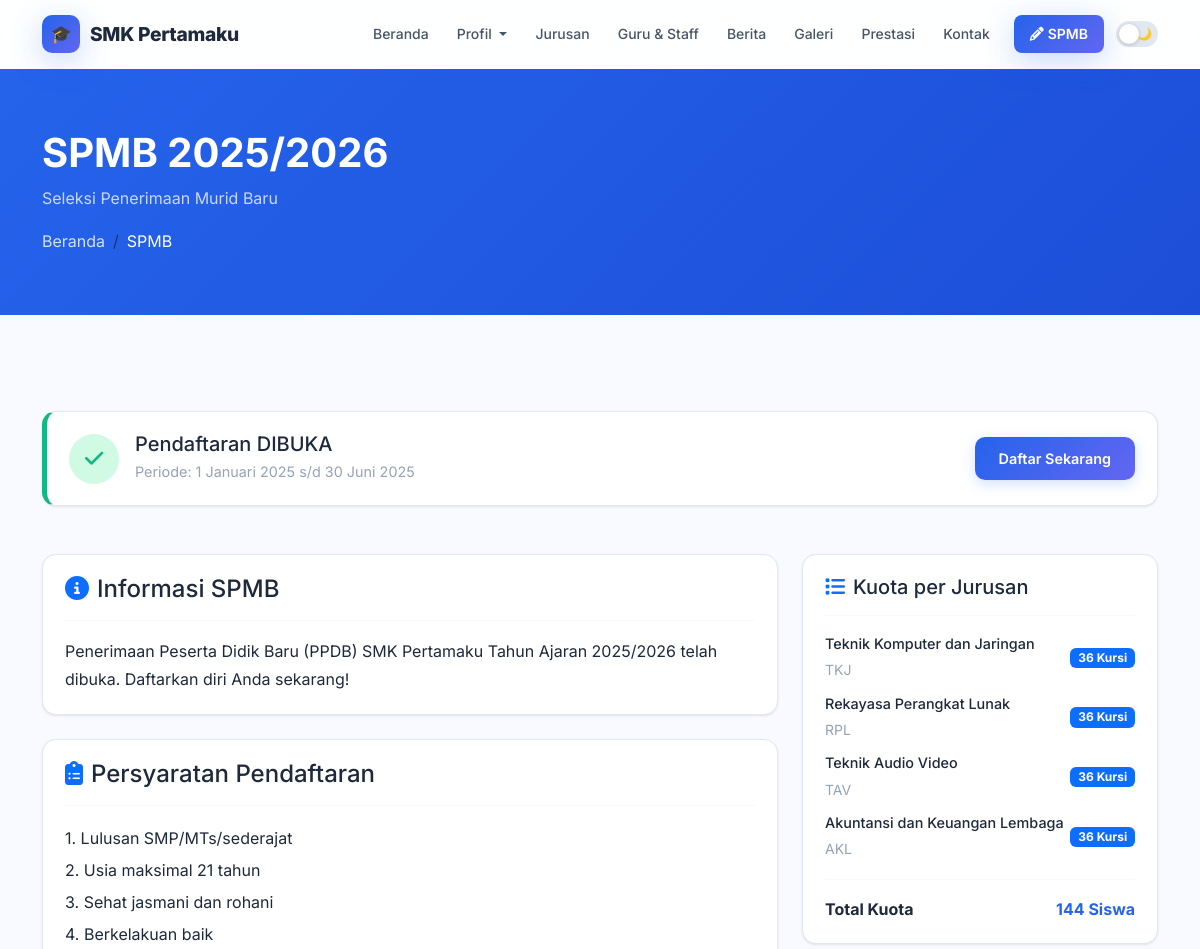
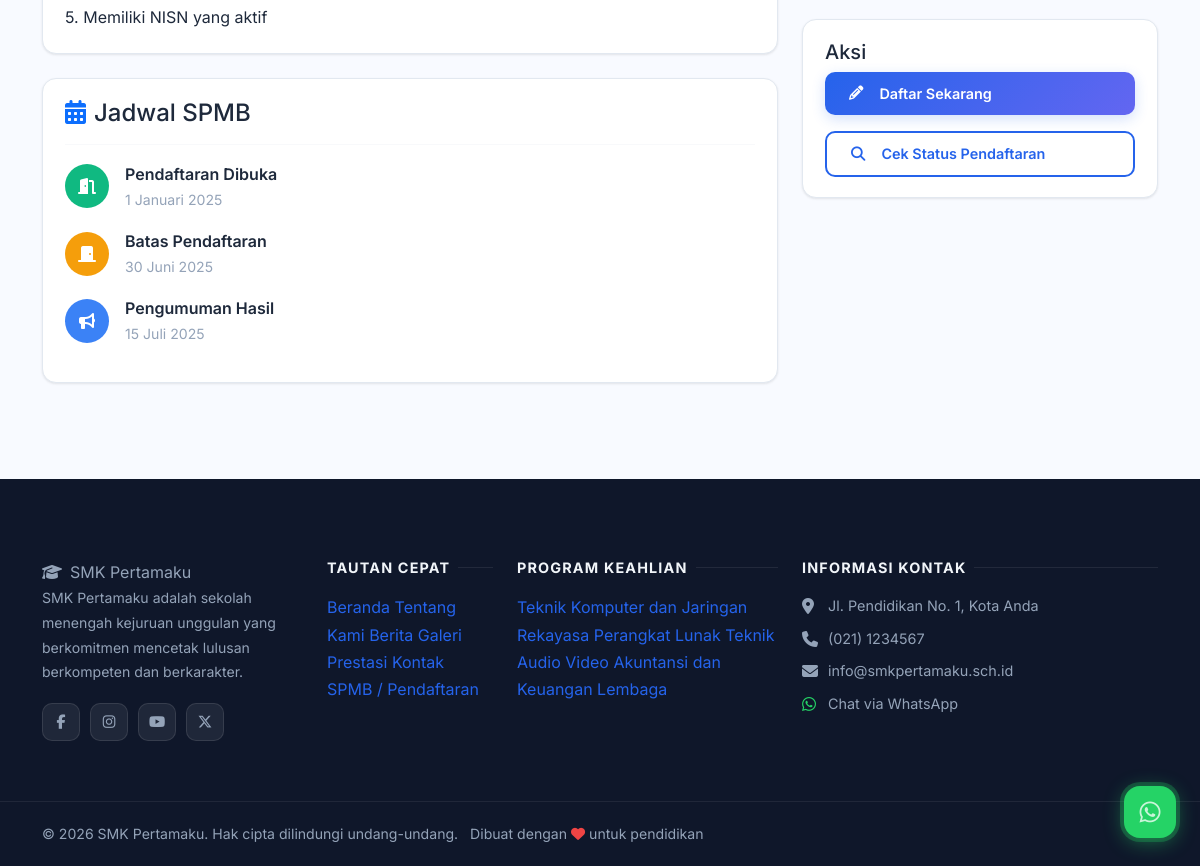
Page /spmb on the committed database (2 pictures, top to bottom).
### tables this page shows
CREATE TABLE IF NOT EXISTS `spmb_settings` (
  `id` INT AUTO_INCREMENT PRIMARY KEY,
  `academic_year` VARCHAR(20) NOT NULL,
  `open_date` DATE NOT NULL,
  `close_date` DATE NOT NULL,
  `announcement_date` DATE DEFAULT NULL,
  `quota_total` INT DEFAULT 144,
  `is_active` TINYINT(1) DEFAULT 1,
  `info` TEXT DEFAULT NULL,
  `requirements` LONGTEXT DEFAULT NULL,
  `created_at` TIMESTAMP DEFAULT CURRENT_TIMESTAMP
);

CREATE TABLE IF NOT EXISTS `programs` (
  `id` INT AUTO_INCREMENT PRIMARY KEY,
  `name` VARCHAR(200) NOT NULL,
  `code` VARCHAR(20) DEFAULT NULL,
  `description` LONGTEXT,
  `image` VARCHAR(255) DEFAULT NULL,
  `icon` VARCHAR(100) DEFAULT 'fas fa-laptop-code',
  `quota` INT DEFAULT 36,
  `is_active` TINYINT(1) DEFAULT 1,
  `sort_order` INT DEFAULT 0,
  `created_at` TIMESTAMP DEFAULT CURRENT_TIMESTAMP
);

CREATE TABLE IF NOT EXISTS `social_media` (
  `id` INT AUTO_INCREMENT PRIMARY KEY,
  `platform` VARCHAR(50) NOT NULL,
  `url` VARCHAR(255) NOT NULL,
  `icon` VARCHAR(100) DEFAULT NULL,
  `is_active` TINYINT(1) DEFAULT 1
);

### app/controllers/PublicController.php (called while the page is built, shortened)
<?php
class PublicController {
    public function spmbInfo() {
        $db = getDB();
        $res = $db->query("SELECT * FROM spmb_settings ORDER BY id DESC LIMIT 1");
        $spmbSettings = $res ? ($res->fetch_assoc() ?: []) : [];
        $resP = $db->query("SELECT * FROM programs WHERE is_active=1 ORDER BY sort_order");
        $programs = $resP ? $resP->fetch_all(MYSQLI_ASSOC) : [];
        require_once __DIR__ . '/../../views/public/spmb.php';
    }
}

### index.php (called while the page is built, shortened)
<?php
require_once __DIR__ . '/routes/web.php';

### app/helpers.php (called while the page is built, shortened)
<?php
function getSettings() {
    $db = getDB();
    $res = $db->query("SELECT `key`, value FROM settings");
    $data = [];
    while ($row = $res->fetch_assoc()) {
        $data[$row['key']] = $row['value'];
    }
    return $data;
}
function formatDate($date) {
    $months = ['','Januari','Februari','Maret','April','Mei','Juni',
               'Juli','Agustus','September','Oktober','November','Desember'];
    $d = date('j', strtotime($date));
    $m = $months[(int)date('n', strtotime($date))];
    $y = date('Y', strtotime($date));
    return "$d $m $y";
}

### views/public/spmb.php (the view, shortened to what this page needs)
<?php
require_once __DIR__ . '/../layouts/header.php';
?>
<div style="background:linear-gradient(135deg,var(--primary),var(--primary-dark));padding:60px 0;color:#fff;">
    <div class="container">
        <h1 class="fw-bold mb-2">SPMB <?= htmlspecialchars($spmbSettings['academic_year'] ?? '') ?></h1>
        <p class="mb-3 opacity-75">Seleksi Penerimaan Murid Baru</p>
        <nav aria-label="breadcrumb">
            <ol class="breadcrumb mb-0"><li class="breadcrumb-item"><a href="<?= APP_URL ?>/" style="color:rgba(255,255,255,0.8);">Beranda</a></li><li class="breadcrumb-item active text-white">SPMB</li></ol>
        </nav>
    </div>
</div>
<section class="section">
    <div class="container">
        <?php if (!empty($spmbSettings)): ?>
        <div class="card mb-5" style="border-left:5px solid <?= ($spmbSettings['is_active'] ?? 0) ? '#10b981' : '#ef4444' ?>;">
            <div class="card-body d-flex align-items-center gap-3">
                <div style="width:50px;height:50px;border-radius:50%;background:<?= ($spmbSettings['is_active'] ?? 0) ? '#d1fae5' : '#fee2e2' ?>;display:flex;align-items:center;justify-content:center;flex-shrink:0;">
                    <i class="fas fa-<?= ($spmbSettings['is_active'] ?? 0) ? 'check' : 'times' ?>" style="color:<?= ($spmbSettings['is_active'] ?? 0) ? '#10b981' : '#ef4444' ?>;font-size:1.3rem;"></i>
                </div>
                <div>
                    <h5 style="color:var(--text);margin:0;">Pendaftaran <?= ($spmbSettings['is_active'] ?? 0) ? 'DIBUKA' : 'DITUTUP' ?></h5>
                    <p style="color:var(--text-muted);margin:4px 0 0;font-size:0.9rem;">
                        Periode: <?= formatDate($spmbSettings['open_date'] ?? '') ?> s/d <?= formatDate($spmbSettings['close_date'] ?? '') ?>
                    </p>
                </div>
                <?php if ($spmbSettings['is_active'] ?? 0): ?>
                <a href="<?= APP_URL ?>/spmb/daftar" class="btn btn-primary ms-auto">Daftar Sekarang</a>
                <?php endif; ?>
            </div>
        </div>
        <?php endif; ?>
        <div class="row g-4">
            <div class="col-lg-8">
                <?php if (!empty($spmbSettings['info'])): ?>
                <div class="card mb-4">
                    <div class="card-body">
                        <h4 style="color:var(--text);"><i class="fas fa-info-circle me-2 text-primary"></i>Informasi SPMB</h4>
                        <hr style="border-color:var(--border);">
                        <div style="color:var(--text);line-height:1.8;"><?= nl2br(htmlspecialchars($spmbSettings['info'])) ?></div>
                    </div>
                </div>
                <?php endif; ?>
                <?php if (!empty($spmbSettings['requirements'])): ?>
                <div class="card mb-4">
                    <div class="card-body">
                        <h4 style="color:var(--text);"><i class="fas fa-clipboard-list me-2 text-primary"></i>Persyaratan Pendaftaran</h4>
                        <hr style="border-color:var(--border);">
                        <div style="color:var(--text);line-height:2;"><?= nl2br(htmlspecialchars($spmbSettings['requirements'])) ?></div>
                    </div>
                </div>
                <?php endif; ?>
                <div class="card">
                    <div class="card-body">
                        <h4 style="color:var(--text);"><i class="fas fa-calendar-alt me-2 text-primary"></i>Jadwal SPMB</h4>
                        <hr style="border-color:var(--border);">
                        <div class="timeline">
                            <?php
                            $timeline = [
                                ['label' => 'Pendaftaran Dibuka', 'date' => $spmbSettings['open_date'] ?? null, 'icon' => 'fa-door-open', 'color' => '#10b981'],
                                ['label' => 'Batas Pendaftaran', 'date' => $spmbSettings['close_date'] ?? null, 'icon' => 'fa-door-closed', 'color' => '#f59e0b'],
                                ['label' => 'Pengumuman Hasil', 'date' => $spmbSettings['announcement_date'] ?? null, 'icon' => 'fa-bullhorn', 'color' => '#3b82f6'],
                            ];
                            foreach ($timeline as $tl): if (empty($tl['date'])) continue; ?>
                            <div class="d-flex align-items-center gap-3 mb-3">
                                <div style="width:44px;height:44px;border-radius:50%;background:<?= $tl['color'] ?>;display:flex;align-items:center;justify-content:center;flex-shrink:0;">
                                    <i class="fas <?= $tl['icon'] ?>" style="color:#fff;"></i>
                                </div>
                                <div>
                                    <div style="color:var(--text);font-weight:600;"><?= $tl['label'] ?></div>
                                    <div style="color:var(--text-muted);font-size:0.88rem;"><?= formatDate($tl['date']) ?></div>
                                </div>
                            </div>
                            <?php endforeach; ?>
                        </div>
                    </div>
                </div>
            </div>
            <div class="col-lg-4">
                <div class="card mb-4">
                    <div class="card-body">
                        <h5 style="color:var(--text);"><i class="fas fa-list me-2 text-primary"></i>Kuota per Jurusan</h5>
                        <hr style="border-color:var(--border);">
                        <?php foreach ($programs as $prog): ?>
                        <div class="d-flex justify-content-between align-items-center mb-2">
                            <div>
                                <div style="color:var(--text);font-size:0.9rem;font-weight:500;"><?= htmlspecialchars($prog['name']) ?></div>
                                <?php if (!empty($prog['code'])): ?><small style="color:var(--text-muted);"><?= htmlspecialchars($prog['code']) ?></small><?php endif; ?>
                            </div>
                            <span class="badge bg-primary"><?= $prog['quota'] ?> Kursi</span>
                        </div>
                        <?php endforeach; ?>
                        <hr style="border-color:var(--border);">
                        <div class="d-flex justify-content-between">
                            <strong style="color:var(--text);">Total Kuota</strong>
                            <strong style="color:var(--primary);"><?= $spmbSettings['quota_total'] ?? 144 ?> Siswa</strong>
                        </div>
                    </div>
                </div>
                <div class="card">
                    <div class="card-body">
                        <h5 style="color:var(--text);">Aksi</h5>
                        <?php if ($spmbSettings['is_active'] ?? 0): ?>
                        <a href="<?= APP_URL ?>/spmb/daftar" class="btn btn-primary w-100 mb-3">
                            <i class="fas fa-pencil-alt me-2"></i>Daftar Sekarang
                        </a>
                        <?php else: ?>
                        <button class="btn btn-secondary w-100 mb-3" disabled>Pendaftaran Belum Dibuka</button>
                        <?php endif; ?>
                        <a href="<?= APP_URL ?>/spmb/cek" class="btn btn-outline-primary w-100">
                            <i class="fas fa-search me-2"></i>Cek Status Pendaftaran
                        </a>
                    </div>
                </div>
            </div>
        </div>
    </div>
</section>
<?php require_once __DIR__ . '/../layouts/footer.php'; ?>

### views/layouts/footer.php (shortened to what this page needs)
<?php
$settings = getSettings();
$schoolName = $settings['school_name'] ?? 'SMK Pertamaku';
$footerAbout = $settings['footer_about'] ?? '';
$address = $settings['school_address'] ?? '';
$phone = $settings['school_phone'] ?? '';
$email = $settings['school_email'] ?? '';
$whatsapp = $settings['whatsapp_number'] ?? '';
$currentYear = date('Y');
$db = getDB();
$progRes = $db->query("SELECT id, name FROM programs WHERE is_active=1 ORDER BY sort_order LIMIT 6");
$footerPrograms = $progRes ? $progRes->fetch_all(MYSQLI_ASSOC) : [];
$smRes = $db->query("SELECT * FROM social_media WHERE is_active=1");
$socialMedia = $smRes ? $smRes->fetch_all(MYSQLI_ASSOC) : [];
?>
</main>
<footer class="site-footer">
    <div class="container">
        <div class="row g-4">
            <div class="col-lg-3 col-md-6">
                <span class="footer-brand"><i class="fas fa-graduation-cap me-2"></i><?= htmlspecialchars($schoolName) ?></span>
                <p><?= htmlspecialchars($footerAbout) ?></p>
                <?php if ($socialMedia): ?>
                <div class="social-links">
                    <?php foreach ($socialMedia as $sm): ?>
                        <a href="<?= htmlspecialchars($sm['url']) ?>" target="_blank" rel="noopener" class="social-link" title="<?= htmlspecialchars($sm['platform']) ?>">
                            <i class="<?= htmlspecialchars($sm['icon'] ?? 'fas fa-link') ?>"></i>
                        </a>
                    <?php endforeach; ?>
                </div>
                <?php endif; ?>
            </div>
            <div class="col-lg-2 col-md-6">
                <h5>Tautan Cepat</h5>
                <a href="<?= APP_URL ?>/">Beranda</a>
                <a href="<?= APP_URL ?>/profil">Tentang Kami</a>
                <a href="<?= APP_URL ?>/berita">Berita</a>
                <a href="<?= APP_URL ?>/galeri">Galeri</a>
                <a href="<?= APP_URL ?>/prestasi">Prestasi</a>
                <a href="<?= APP_URL ?>/kontak">Kontak</a>
                <a href="<?= APP_URL ?>/spmb">SPMB / Pendaftaran</a>
            </div>
            <div class="col-lg-3 col-md-6">
                <h5>Program Keahlian</h5>
                <?php foreach ($footerPrograms as $prog): ?>
                    <a href="<?= APP_URL ?>/jurusan/<?= $prog['id'] ?>"><?= htmlspecialchars($prog['name']) ?></a>
                <?php endforeach; ?>
            </div>
            <div class="col-lg-4 col-md-6">
                <h5>Informasi Kontak</h5>
                <?php if ($address): ?>
                <div class="d-flex gap-2 mb-2">
                    <i class="fas fa-map-marker-alt mt-1" style="color:#94a3b8;width:18px;"></i>
                    <span style="color:var(--footer-text);font-size:0.9rem;"><?= htmlspecialchars($address) ?></span>
                </div>
                <?php endif; ?>
                <?php if ($phone): ?>
                <div class="d-flex gap-2 mb-2">
                    <i class="fas fa-phone mt-1" style="color:#94a3b8;width:18px;"></i>
                    <a href="tel:<?= preg_replace('/[^0-9+]/', '', $phone) ?>" style="color:var(--footer-text);font-size:0.9rem;"><?= htmlspecialchars($phone) ?></a>
                </div>
                <?php endif; ?>
                <?php if ($email): ?>
                <div class="d-flex gap-2 mb-2">
                    <i class="fas fa-envelope mt-1" style="color:#94a3b8;width:18px;"></i>
                    <a href="mailto:<?= htmlspecialchars($email) ?>" style="color:var(--footer-text);font-size:0.9rem;"><?= htmlspecialchars($email) ?></a>
                </div>
                <?php endif; ?>
                <?php if ($whatsapp): ?>
                <div class="d-flex gap-2 mb-2">
                    <i class="fab fa-whatsapp mt-1" style="color:#25d366;width:18px;"></i>
                    <a href="https://wa.me/<?= preg_replace('/[^0-9]/', '', $whatsapp) ?>" target="_blank" style="color:var(--footer-text);font-size:0.9rem;">Chat via WhatsApp</a>
                </div>
                <?php endif; ?>
            </div>
        </div>
    </div>
    <div class="footer-bottom">
        <div class="container">
            <p class="mb-0">
                &copy; <?= $currentYear ?> <?= htmlspecialchars($schoolName) ?>. Hak cipta dilindungi undang-undang.
                <span class="ms-2">Dibuat dengan <i class="fas fa-heart" style="color:#ef4444;"></i> untuk pendidikan</span>
            </p>
        </div>
    </div>
</footer>
<?php if ($whatsapp): ?>
<a href="https://wa.me/<?= preg_replace('/[^0-9]/', '', $whatsapp) ?>?text=Halo+<?= urlencode($schoolName) ?>%2C+saya+ingin+bertanya..."
   class="whatsapp-float" target="_blank" rel="noopener" title="Chat WhatsApp">
    <i class="fab fa-whatsapp"></i>
</a>
<?php endif; ?>
</body>
</html>

### rows in the picture
spmb_settings: academic_year "2025/2026", open_date "1 Januari 2025", close_date "30 Juni 2025", info "Penerimaan Peserta Didik Baru (PPDB) SMK Pertamaku Tahun Ajaran 2025/2026 telah dibuka. Daftarkan diri Anda sekarang!", requirements "1. Lulusan SMP/MTs/sederajat 2. Usia maksimal 21 tahun 3. Sehat jasmani dan rohani 4. Berkelakuan baik 5. Memiliki NISN yang aktif", quota_total "144"
programs: name "Teknik Komputer dan Jaringan", code "TKJ", quota "36"
programs: name "Rekayasa Perangkat Lunak", code "RPL", quota "36"
programs: name "Teknik Audio Video", code "TAV", quota "36"
programs: name "Akuntansi dan Keuangan Lembaga", code "AKL", quota "36"

### other values in the picture
$schoolName "SMK Pertamaku"
$tl['label'] "Pendaftaran Dibuka"
formatDate($tl['date']) "1 Januari 2025"
$tl['label'] "Batas Pendaftaran"
formatDate($tl['date']) "30 Juni 2025"
$tl['label'] "Pengumuman Hasil"
formatDate($tl['date']) "15 Juli 2025"
$footerAbout "SMK Pertamaku adalah sekolah menengah kejuruan unggulan yang berkomitmen mencetak lulusan berkompeten dan berkarakter."
$address "Jl. Pendidikan No. 1, Kota Anda"
$phone "(021) 1234567"
$email "info@smkpertamaku.sch.id"
